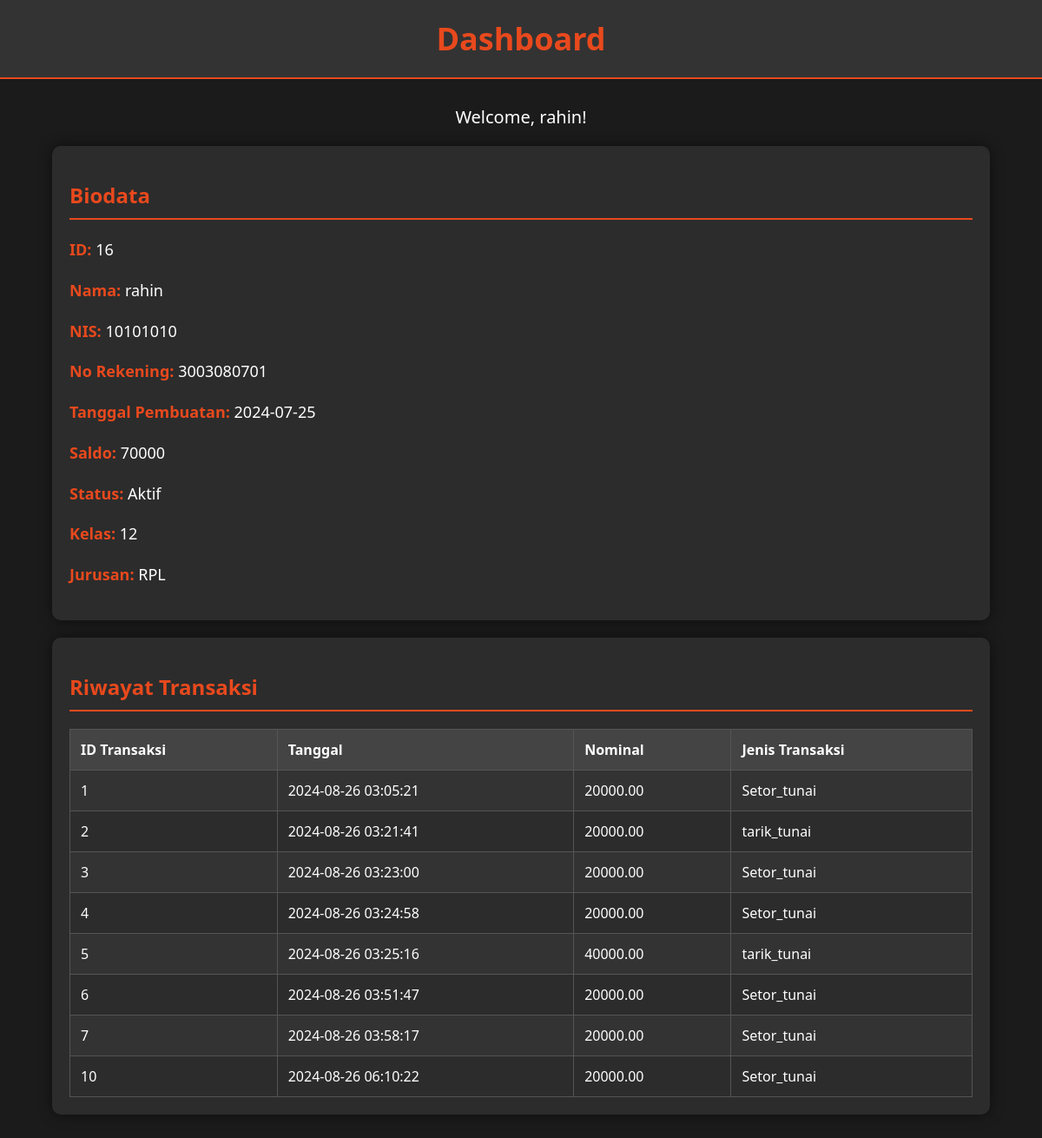
Screenshot of /bankmini/dashboarduser.php (signed in) with the database file from the repository.
### tables this page shows
CREATE TABLE `nasabah` (
  `id` bigint NOT NULL,
  `Nama` varchar(250) NOT NULL,
  `nis` int NOT NULL,
  `no_rekening` bigint NOT NULL,
  `Jenis_Kelamin` varchar(30) NOT NULL,
  `Tanggal_Pembuatan` varchar(250) NOT NULL,
  `Saldo` int NOT NULL,
  `Status` char(50) NOT NULL,
  `kelas_id` int DEFAULT NULL,
  `jurusan_id` int DEFAULT NULL,
  `password` varchar(255) DEFAULT '123456',
  `password_default` tinyint(1) DEFAULT '1'
);

CREATE TABLE `jurusan` (
  `id` int NOT NULL,
  `nama_jurusan` varchar(100) NOT NULL
);

CREATE TABLE `transactions` (
  `id` int NOT NULL,
  `no_rekening` varchar(20) NOT NULL,
  `nama` varchar(100) NOT NULL,
  `nominal` decimal(15,2) NOT NULL,
  `jenis_transaksi` enum('Setor_tunai','tarik_tunai') NOT NULL,
  `tanggal` timestamp NULL DEFAULT CURRENT_TIMESTAMP
);

### bankmini/dashboarduser.php (the view, shortened to what this page needs)
<?php
require 'koneksi.php';
$nasabah_id = $_SESSION['nasabah_id'];
$query = "SELECT nasabah.*, jurusan.nama_jurusan FROM nasabah
          JOIN jurusan ON nasabah.jurusan_id = jurusan.id
          WHERE nasabah.id = ?";
$stmt = $conn->prepare($query);
$stmt->bind_param('i', $nasabah_id);
$stmt->execute();
$result = $stmt->get_result();
$nasabah = $result->fetch_assoc();
$no_rekening = $nasabah['no_rekening'];
$query_transaksi = "SELECT * FROM transactions WHERE no_rekening = ?";
$stmt_transaksi = $conn->prepare($query_transaksi);
$stmt_transaksi->bind_param('s', $no_rekening);
$stmt_transaksi->execute();
$result_transaksi = $stmt_transaksi->get_result();
$transaksi = $result_transaksi->fetch_all(MYSQLI_ASSOC);
?>
<!DOCTYPE html>
<html lang="en">
<head>
</head>
<body>
    <header>
        <h1>Dashboard</h1>
    </header>
    <div class="container">
        <div class="welcome">
            <p>Welcome, <?php echo $_SESSION['nama']; ?>!</p>
        </div>
        <div class="card">
            <h2>Biodata</h2>
            <p><strong>ID:</strong> <?php echo $nasabah['id']; ?></p>
            <p><strong>Nama:</strong> <?php echo $nasabah['Nama']; ?></p>
            <p><strong>NIS:</strong> <?php echo $nasabah['nis']; ?></p>
            <p><strong>No Rekening:</strong> <?php echo $nasabah['no_rekening']; ?></p>
            <p><strong>Tanggal Pembuatan:</strong> <?php echo $nasabah['Tanggal_Pembuatan']; ?></p>
            <p><strong>Saldo:</strong> <?php echo $nasabah['Saldo']; ?></p>
            <p><strong>Status:</strong> <?php echo $nasabah['Status']; ?></p>
            <p><strong>Kelas:</strong> <?php echo $nasabah['kelas_id']; ?></p>
            <p><strong>Jurusan:</strong> <?php echo $nasabah['nama_jurusan']; ?></p>
        </div>
        <div class="card">
            <h2>Riwayat Transaksi</h2>
            <?php if (count($transaksi) > 0): ?>
                <table class="transaction-table">
                    <tr>
                        <th>ID Transaksi</th>
                        <th>Tanggal</th>
                        <th>Nominal</th>
                        <th>Jenis Transaksi</th>
                    </tr>
                    <?php foreach ($transaksi as $trans): ?>
                        <tr>
                            <td><?php echo $trans['id']; ?></td>
                            <td><?php echo $trans['tanggal']; ?></td>
                            <td><?php echo $trans['nominal']; ?></td>
                            <td><?php echo $trans['jenis_transaksi']; ?></td>
                        </tr>
                    <?php endforeach; ?>
                </table>
            <?php else: ?>
                <p>Tidak ada riwayat transaksi.</p>
            <?php endif; ?>
        </div>
    </div>
</body>
</html>

### bankmini/dashboarduser.php (style rules this page uses)
body { font-family: 'Segoe UI', Tahoma, Geneva, Verdana, sans-serif; background-color: #1b1b1b; color: #ffffff; margin: 0; padding: 0; }
.container { width: 90%; margin: 30px auto; }
header { background: #333; padding: 20px; border-bottom: 2px solid #e8491d; text-align: center; }
header h1 { margin: 0; font-size: 36px; color: #e8491d; }
.welcome { text-align: center; margin-top: 10px; font-size: 20px; }
.card { background: #2c2c2c; padding: 20px; border-radius: 10px; margin-top: 20px; box-shadow: 0 0 15px rgba(0, 0, 0, 0.5); }
.card h2 { border-bottom: 2px solid #e8491d; padding-bottom: 10px; margin-bottom: 20px; color: #e8491d; }
.card p { line-height: 1.6; font-size: 18px; }
.card strong { color: #e8491d; }
.transaction-table { width: 100%; border-collapse: collapse; margin-top: 20px; }
.transaction-table th, .transaction-table td { border: 1px solid #555; padding: 12px; text-align: left; }
.transaction-table th { background-color: #444; color: #ffffff; }
.transaction-table tr:nth-child(even) { background-color: #333; }

### rows the page displays
nasabah: id "16", Nama "rahin", nis "10101010", no_rekening "3003080701", Tanggal_Pembuatan "2024-07-25", Saldo "70000", Status "Aktif", kelas "12", jurusan.nama_jurusan "RPL"
transactions: id "1", tanggal "2024-08-26 03:05:21", nominal "20000.00", jenis_transaksi "Setor_tunai"
transactions: id "2", tanggal "2024-08-26 03:21:41", nominal "20000.00", jenis_transaksi "tarik_tunai"
transactions: id "3", tanggal "2024-08-26 03:23:00", nominal "20000.00", jenis_transaksi "Setor_tunai"
transactions: id "4", tanggal "2024-08-26 03:24:58", nominal "20000.00", jenis_transaksi "Setor_tunai"
transactions: id "5", tanggal "2024-08-26 03:25:16", nominal "40000.00", jenis_transaksi "tarik_tunai"
transactions: id "6", tanggal "2024-08-26 03:51:47", nominal "20000.00", jenis_transaksi "Setor_tunai"
transactions: id "7", tanggal "2024-08-26 03:58:17", nominal "20000.00", jenis_transaksi "Setor_tunai"
transactions: id "10", tanggal "2024-08-26 06:10:22", nominal "20000.00", jenis_transaksi "Setor_tunai"

### other values shown
$_SESSION['nama'] "rahin"
